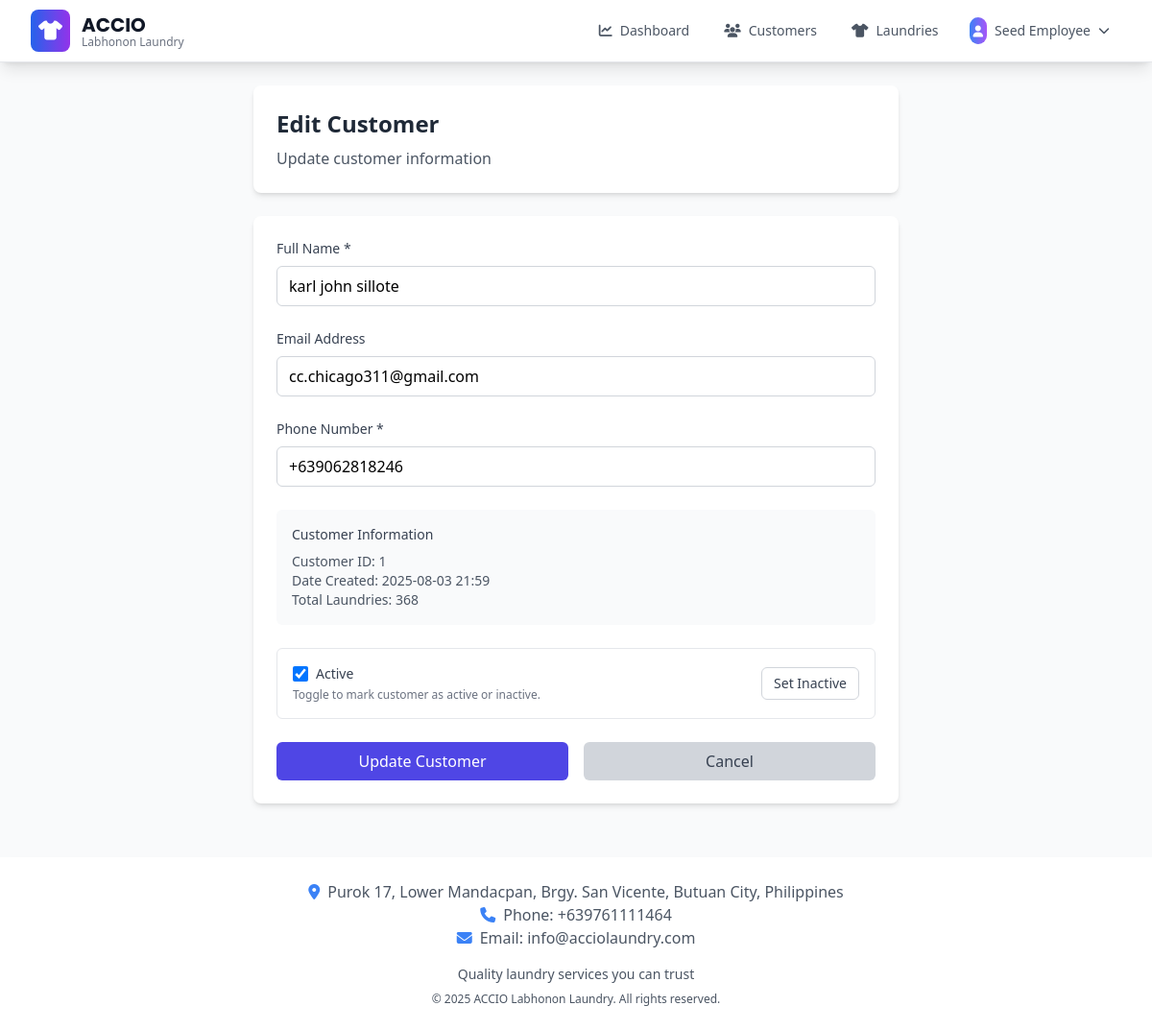
Page /customer/edit/1 (signed in) on the committed database.
### app/models.py (models this page shows, shortened)
class BusinessSettings(db.Model):
    id = db.Column(db.Integer, primary_key=True)
    business_name = db.Column(db.String(200), default="ACCIO")
    business_tagline = db.Column(db.String(200), default="Labhonon Laundry")
    business_description = db.Column(
        db.Text, default="Professional laundry services with quality care"
    )
    phone = db.Column(db.String(50), default="+639761111464")
    email = db.Column(db.String(150), default="info@acciolaundry.com")
    address = db.Column(
        db.Text,
        default="Purok 17, Lower Mandacpan, Brgy. San Vicente, Butuan City, Philippines",
    )
    operating_hours = db.Column(db.Text, default="Monday - Sunday: 6:00 AM - 8:00 PM")
    footer_text = db.Column(db.Text, default="Quality laundry services you can trust")
    copyright_text = db.Column(
        db.String(200), default="© 2025 ACCIO Labhonon Laundry. All rights reserved."
    )
    facebook_url = db.Column(db.String(255))
    instagram_url = db.Column(db.String(255))
    website_url = db.Column(db.String(255))
    currency_symbol = db.Column(db.String(10), default="₱")
    date_format = db.Column(db.String(20), default="%B %d, %Y")
    timezone = db.Column(db.String(50), default="Asia/Manila")
    created_at = db.Column(db.DateTime, default=datetime.utcnow)
    updated_at = db.Column(
        db.DateTime, default=datetime.utcnow, onupdate=datetime.utcnow
    )
    updated_by = db.Column(db.Integer, db.ForeignKey("user.id"))
    updated_by_user = db.relationship("User", backref="business_settings_updates")
    @staticmethod
    def get_settings():
        settings = BusinessSettings.query.first()
        if not settings:
            settings = BusinessSettings()
            db.session.add(settings)
            db.session.commit()
        return settings

class User(db.Model, UserMixin):
    id = db.Column(db.Integer, primary_key=True)
    email = db.Column(db.String(150), unique=True)
    password = db.Column(db.String(150))
    full_name = db.Column(db.String(150))
    phone = db.Column(db.String(20))
    role = db.Column(
        db.String(20), default="user"
    )  # 'super_admin', 'admin', 'manager', 'user'
    is_active = db.Column(db.Boolean, default=True)
    must_change_password = db.Column(db.Boolean, default=False)
    date_created = db.Column(db.DateTime, default=datetime.utcnow)
    def is_admin(self):
        return self.role in ["admin", "super_admin"]

class Customer(db.Model):
    id = db.Column(db.Integer, primary_key=True)
    full_name = db.Column(db.String(150))
    email = db.Column(db.String(150))
    phone = db.Column(db.String(20))
    is_active = db.Column(db.Boolean, default=True)
    date_created = db.Column(db.DateTime, default=datetime.utcnow)
    laundries = db.relationship("Laundry", backref="customer", lazy=True)

### app/customer.py (the view, shortened to what this page needs)
@customer.route("/edit/<int:id>", methods=["GET", "POST"])
@user_or_admin_required
def edit_customer(id):
    customer_obj = Customer.query.get_or_404(id)
    return render_template("customer_edit.html", user=current_user, customer=customer_obj)

### app/__init__.py (called while the page is built)
@login_manager.user_loader
def load_user(id):
    from .models import User
    return User.query.get(int(id))

### app/templates/customer_edit.html (shortened to what this page needs)
{% extends "base.html" %}
{% block content %}
<div class="container mx-auto px-4">
    <div class="max-w-2xl mx-auto">
        <div class="bg-white rounded-lg shadow-md p-6 mb-6">
            <h1 class="text-2xl font-bold text-gray-800 mb-2">Edit Customer</h1>
            <p class="text-gray-600">Update customer information</p>
        </div>
        <div class="bg-white rounded-lg shadow-md p-6">
            <form method="POST" class="space-y-6">
                <div>
                    <label for="fullName" class="block text-sm font-medium text-gray-700 mb-2">
                        Full Name *
                    </label>
                    <input type="text" id="fullName" name="fullName" required
                           value="{{ customer.full_name }}"
                           class="w-full px-3 py-2 border border-gray-300 rounded-md focus:outline-none focus:ring-2 focus:ring-indigo-500 focus:border-indigo-500"
                           placeholder="Enter customer's full name">
                </div>
                <div>
                    <label for="email" class="block text-sm font-medium text-gray-700 mb-2">
                        Email Address
                    </label>
                    <input type="email" id="email" name="email"
                           pattern="[a-z0-9._%+-]+@[a-z0-9.-]+\.[a-z]{2,}$"
                           title="Please enter a valid email address (e.g., user@example.com)"
                           value="{{ customer.email or '' }}"
                           class="w-full px-3 py-2 border border-gray-300 rounded-md focus:outline-none focus:ring-2 focus:ring-indigo-500 focus:border-indigo-500"
                           placeholder="Enter email address (optional)">
                </div>
                <div>
                    <label for="phone" class="block text-sm font-medium text-gray-700 mb-2">
                        Phone Number *
                    </label>
                    <input type="tel" id="phone" name="phone" required
                           pattern="^(\+63|0)[0-9]{10}$"
                           title="Please enter a valid Philippine phone number (e.g., +639123456789 or 09123456789)"
                           value="{{ customer.phone or '' }}"
                           class="w-full px-3 py-2 border border-gray-300 rounded-md focus:outline-none focus:ring-2 focus:ring-indigo-500 focus:border-indigo-500"
                           placeholder="e.g., +639123456789 or 09123456789">
                </div>
                <div class="bg-gray-50 p-4 rounded-md">
                    <h3 class="text-sm font-medium text-gray-700 mb-2">Customer Information</h3>
                    <div class="text-sm text-gray-600">
                        <p>Customer ID: {{ customer.id }}</p>
                        <p>Date Created: {{ customer.date_created.strftime('%Y-%m-%d %H:%M') }}</p>
                        <p>Total Laundries: {{ customer.laundries|length }}</p>
                    </div>
                </div>
                <div class="flex items-center justify-between p-4 border rounded-md bg-white">
                    <div>
                        <label for="is_active" class="flex items-center space-x-2 cursor-pointer">
                            <input id="is_active" name="is_active" type="checkbox" {% if customer.is_active %}checked{% endif %} class="h-4 w-4 text-indigo-600 border-gray-300 rounded">
                            <span class="text-sm font-medium text-gray-700">Active</span>
                        </label>
                        <p class="text-xs text-gray-500 mt-1">Toggle to mark customer as active or inactive.</p>
                    </div>
                    <div>
                        <button type="button" id="quickToggleBtn" data-customer-id="{{ customer.id }}" class="inline-flex items-center px-3 py-1.5 border border-gray-300 rounded-md text-sm text-gray-700 hover:bg-gray-50">
                            {% if customer.is_active %}
                                Set Inactive
                            {% else %}
                                Set Active
                            {% endif %}
                        </button>
                    </div>
                </div>
                <div class="flex space-x-4">
                    <button type="submit"
                            class="flex-1 py-2 px-4 bg-indigo-600 hover:bg-indigo-700 text-white font-medium rounded-md transition duration-200">
                        Update Customer
                    </button>
                    <a href="{{ url_for('customer.list_customers') }}"
                       class="flex-1 py-2 px-4 bg-gray-300 hover:bg-gray-400 text-gray-700 font-medium rounded-md text-center transition duration-200">
                        Cancel
                    </a>
                </div>
            </form>
        </div>
    </div>
</div>
{% endblock %}

### app/templates/base.html (shortened to what this page needs)
<!DOCTYPE html>
<html lang="en">
<head>
    <script src="https://cdn.tailwindcss.com"></script>
    <link rel="stylesheet" href="https://cdnjs.cloudflare.com/ajax/libs/font-awesome/6.4.0/css/all.min.css">
</head>
<body class="bg-gray-50 font-sans" data-authenticated="{% if current_user.is_authenticated %}true{% else %}false{% endif %}">
    <nav class="bg-white shadow-lg border-b border-gray-200 sticky top-0 left-0 w-full z-50">
        <div class="max-w-7xl mx-auto px-4 sm:px-6 lg:px-8">
            <div class="flex justify-between items-center h-16">
                <div class="flex items-center flex-shrink-0">
                    <div class="flex-shrink-0 flex items-center">
                        <div class="bg-gradient-to-r from-blue-600 to-purple-600 rounded-lg p-2 mr-3">
                            <i class="fas fa-tshirt text-white text-xl"></i>
                        </div>
                        <div>
                            <h1 class="brand-font text-xl font-bold text-gray-900">{{ business_settings.business_name }}</h1>
                            <p class="text-xs text-gray-500 -mt-1">{{ business_settings.business_tagline }}</p>
                        </div>
                    </div>
                </div>
                <div class="hidden md:flex items-center space-x-1 flex-1 justify-end">
                    {% if current_user.is_authenticated %}
                        <a href="{{ url_for('views.dashboard') }}" class="flex items-center px-4 py-2 rounded-lg text-sm font-medium transition-all duration-200 {% if request.endpoint == 'views.dashboard' %}bg-blue-50 text-blue-700 border border-blue-200{% else %}text-gray-600 hover:text-blue-700 hover:bg-blue-50{% endif %}">
                            <i class="fas fa-chart-line mr-2"></i>
                            Dashboard
                        </a>
                        <a href="{{ url_for('customer.list_customers') }}"
                           class="flex items-center px-4 py-2 rounded-lg text-sm font-medium transition-all duration-200
                                  {% if request.endpoint == 'customer.list_customers' %}
                                      bg-blue-50 text-blue-700 border border-blue-200
                                  {% else %}
                                      text-gray-600 hover:text-blue-700 hover:bg-blue-50
                                  {% endif %}">
                            <i class="fas fa-users mr-2"></i>
                            Customers
                        </a>
                        <a href="{{ url_for('laundry.list_laundries') }}"
                           class="flex items-center px-4 py-2 rounded-lg text-sm font-medium transition-all duration-200
                                  {% if request.endpoint == 'laundry.list_laundries' %}
                                      bg-blue-50 text-blue-700 border border-blue-200
                                  {% else %}
                                      text-gray-600 hover:text-blue-700 hover:bg-blue-50
                                  {% endif %}">
                            <i class="fas fa-tshirt mr-2"></i>
                            Laundries
                        </a>
                        <div class="relative ml-4 group">
                            <button class="flex items-center px-3 py-2 rounded-lg text-sm font-medium text-gray-600 hover:text-blue-700 hover:bg-blue-50 transition-all duration-200">
                                <div class="bg-gradient-to-r from-blue-500 to-purple-500 rounded-full p-1 mr-2">
                                    <i class="fas fa-user text-white text-xs"></i>
                                </div>
                                {{ current_user.full_name or current_user.email.split('@')[0] }}
                                <i class="fas fa-chevron-down ml-2 text-xs"></i>
                            </button>
                        </div>
                    {% endif %}
                </div>
            </div>
        </div>
    </nav>
    <main class="max-w-7xl mx-auto px-4 py-6">
        {% block content %}{% endblock %}
    </main>
    <footer class="bg-white shadow-lg mt-8">
        <div class="max-w-7xl mx-auto px-4 py-6">
            <div class="text-center text-gray-600">
                <p><i class="fas fa-map-marker-alt mr-2 text-blue-500"></i>{{ business_settings.address }}</p>
                <p><i class="fas fa-phone mr-2 text-blue-500"></i>Phone: {{ business_settings.phone }}</p>
                {% if business_settings.email %}
                <p><i class="fas fa-envelope mr-2 text-blue-500"></i>Email: {{ business_settings.email }}</p>
                {% endif %}
                <div class="mt-4">
                    <p class="text-sm">{{ business_settings.footer_text }}</p>
                    <p class="text-xs mt-2">{{ business_settings.copyright_text }}</p>
                </div>
            </div>
        </div>
    </footer>
</body>
</html>

### app/templates/base.html (style rules this page uses)
body { font-family: 'Inter', sans-serif; }
.brand-font { font-family: 'Poppins', sans-serif; }

### rows in the picture
BusinessSettings: business_name "ACCIO", business_tagline "Labhonon Laundry", address "Purok 17, Lower Mandacpan, Brgy. San Vicente, Butuan City, Philippines", phone "+639761111464", email "info@acciolaundry.com", footer_text "Quality laundry services you can trust", copyright_text "© 2025 ACCIO Labhonon Laundry. All rights reserved."
User: full_name "Seed Employee"
Customer: fullName "karl john sillote", email "cc.chicago311@gmail.com", phone "+639062818246", id "1", date_created "2025-08-03 21:59", is_active "☑"

### other values in the picture
{{ customer.laundries|length }} "368"
